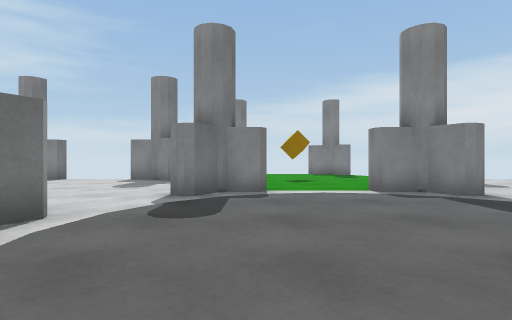
[1] (above)

17 first-person views from a walk through a scene from a Unity 3-D project. The camera is 0.72 m above the floor, looks level and sees 80° across. The floor is counted in squares, 1 m on a side. Each view is taken from the middle of a square. On the plan, view 1 faces up. The plan holds only what a view shows up to about 10 squares ahead; the rest is blank. The place goes on beyond the plan. The player is left out.

[2]
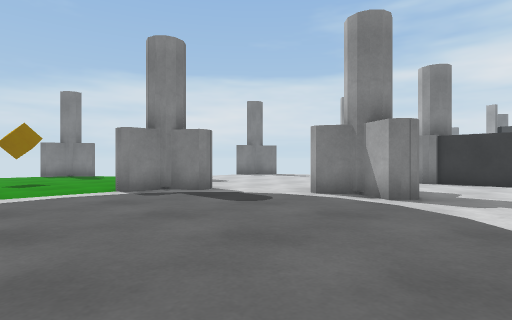

[3]
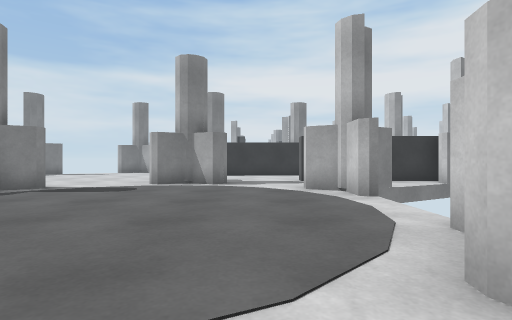

[4]
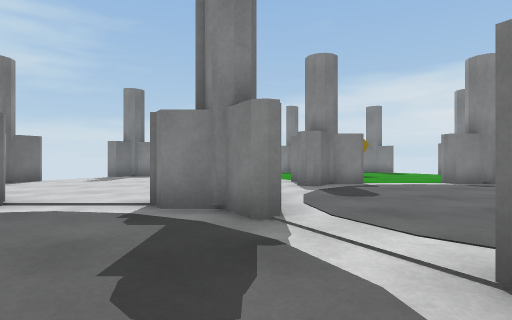

[5]
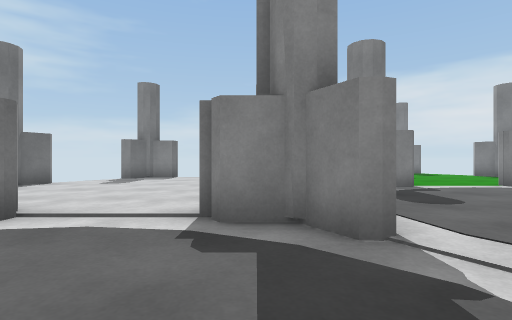

[6]
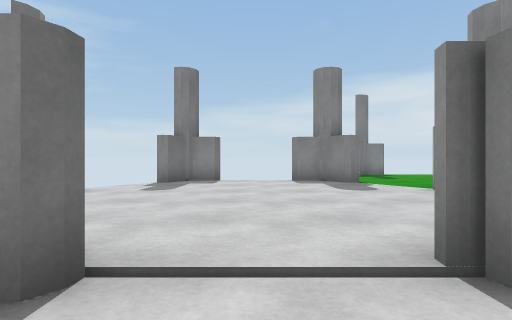

[7]
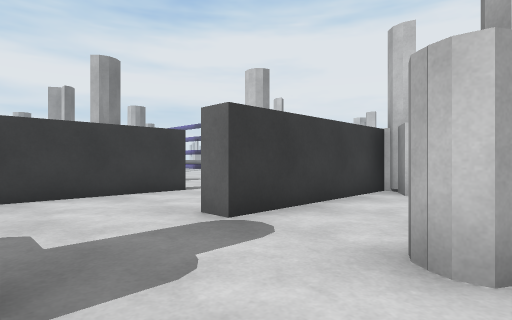

[8]
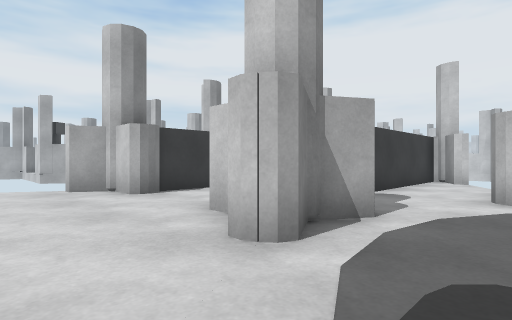

[9]
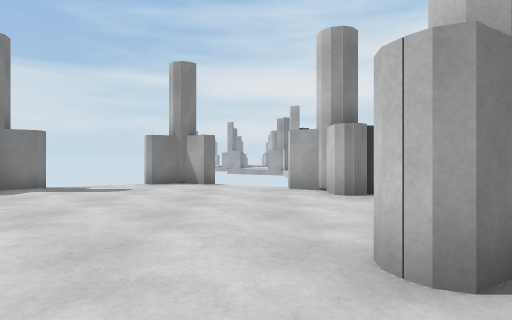

[10]
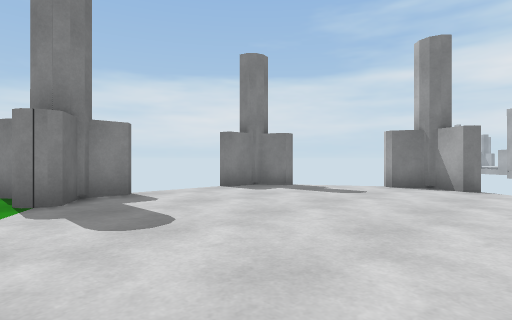

[11]
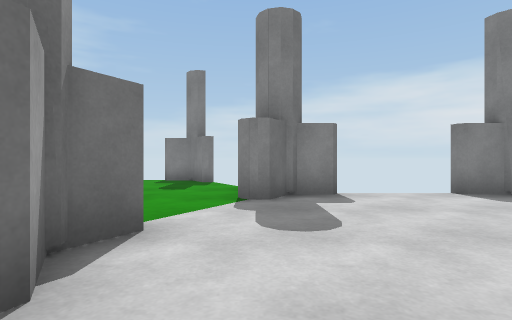

[12]
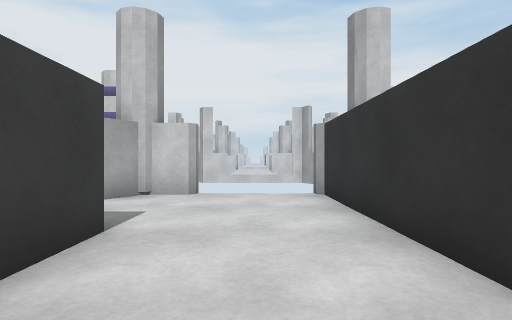

[13]
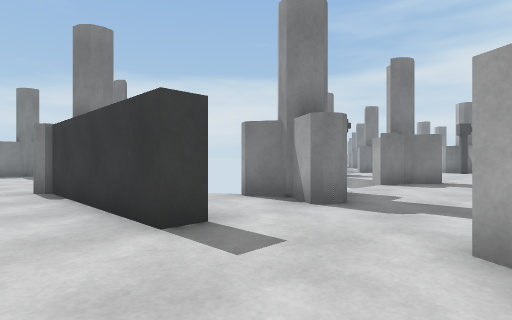

[14]
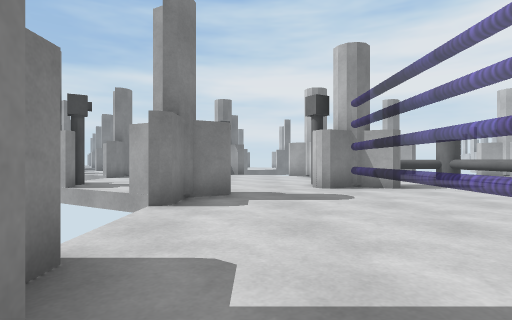

[15]
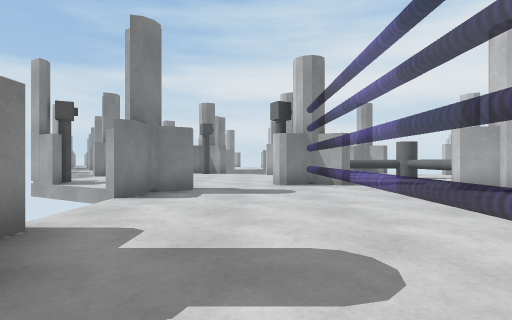

[16]
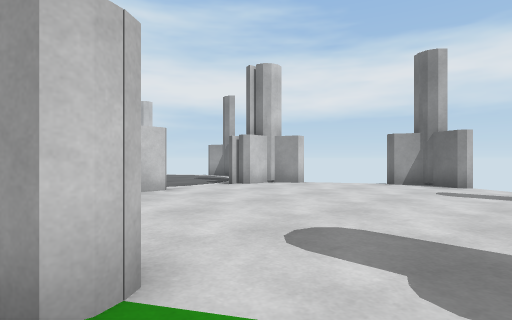

[17]
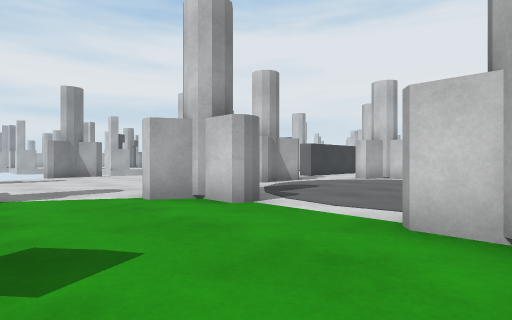

### Floor plan
Key: @ floor where view 1 was taken; # wall or solid block; x gap in a wall; . main floor; - floor 0.05 m lower than the main floor; = window, fence, low wall or low ledge; ^ raised ledge; C cube; G grey cylinder.
Columns run from 11 left of view 1 to 23 right of it. Each row starts with its distance up from view 1.
 11   #.....#....C...#.....#
 10   ......................
  9   ......................
  8 ##.......##....##.......##
  7 #........###..###........#
  6 ##......................##
  5   ......................
  4   #.....#........#.....#
  3   ###.###........##...##        ##
  2     ----#........#....#         #G.
  1      ----.............#         ...
  0       ----.@..........#..      ..
 -1        ---##..###.#...#.##x  x##
 -2         -       #.#...#.##....##..
 -3                  .#................
 -4                  .#................
 -5                  x#....#........#G.
 -6                   #   ##       =#
 -7                            .... #
 -8                            .......
 -9                               ##..
-10                               # ^^^
-11                                  ..

Where each view was taken, in squares from view 1:
view 1: 0 up, 0 right, facing up
view 2: 0 up, 0 right, facing up-right
view 3: 1 up, 3 left, facing right
view 4: 2 down, 3 left, facing up
view 5: 1 down, 4 left, facing up
view 6: 1 up, 6 left, facing up
view 7: 2 up, 4 right, facing down-right
view 8: 6 up, 4 right, facing down-right
view 9: 5 up, 4 right, facing right
view 10: 5 up, 5 right, facing up-right
view 11: 5 up, 6 right, facing up
view 12: 1 up, 9 right, facing down
view 13: 5 down, 9 right, facing up-right
view 14: 3 down, 13 right, facing right
view 15: 4 down, 12 right, facing right
view 16: 10 up, 1 left, facing down-left
view 17: 11 up, 1 left, facing down-right
